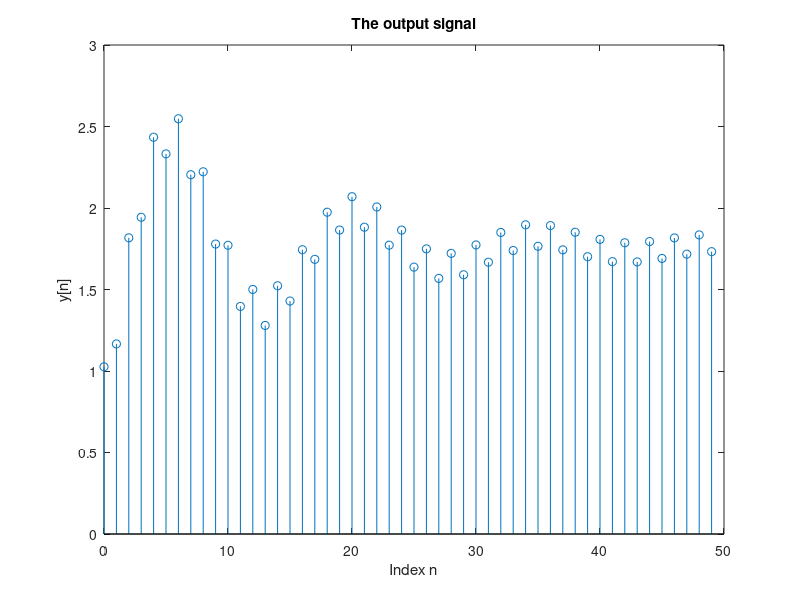

MATLAB code to generate this figure:
% Script: mexdt_2_7.m
a = [1,-0.7,-0.8,0.84];    % Feedback coefficients
b = [0.1,0.2,0.3];         % Feed-forward coefficients
y_init = [0.5,0.3,-0.4];   % y[-1], y[-2], and y[-3]
x_init = [0,0,0];          % x[-1], x[-2], and x[-3]
xstream = ones(1,50);      % Unit step input signal
zi = filtic(b,a,y_init,x_init);    % Convert initial conditions
ystream = filter(b,a,xstream,zi);  % Compute the output signal
% Graph the output signal.
stem([0:49],ystream);
title('The output signal');
xlabel('Index n');
ylabel('y[n]');
